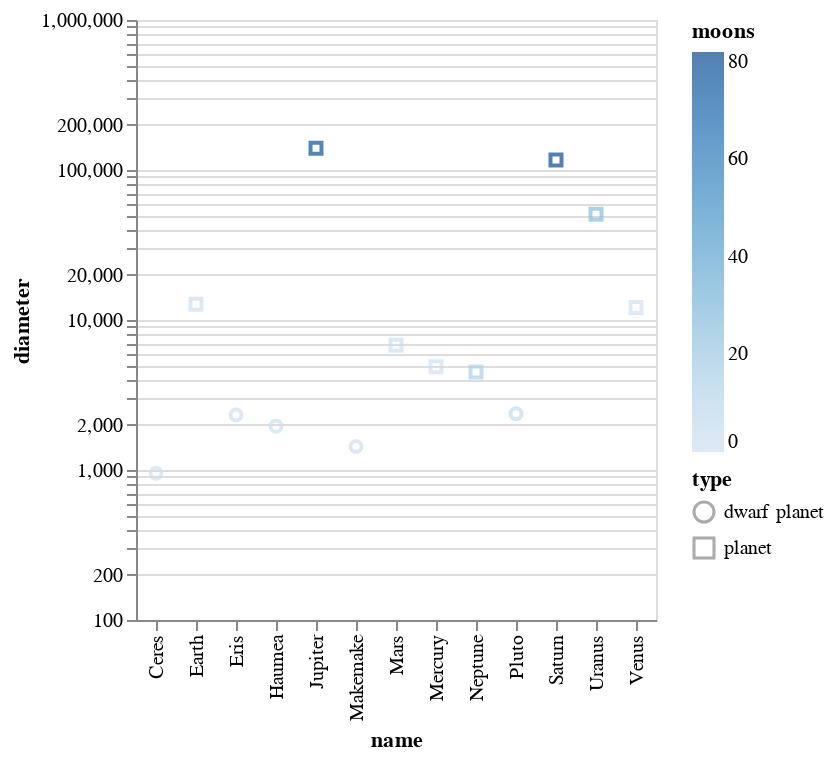

Here is the notebook cell this chart was saved with:
### Markdown cell above
## Encoding channels

### Code cell
alt.Chart(planets).mark_point().encode(
    alt.X(
        'name'
    ),
    alt.Y(
        'diameter', 
        scale=alt.Scale(type='log')
    ),
    alt.Color(
        'moons'
    ),
    alt.Shape(
        'type'
    )
)

### Figure 1 — Vega-Lite specification as saved in the notebook (floating-point values rounded to 4 significant figures)
{"config": {"view": {"continuousWidth": 400, "continuousHeight": 300}}, "data": {"name": "data-5b03ff44f3bf68bec8f5d2248afba5a6"}, "mark": "point", "encoding": {"color": {"type": "quantitative", "field": "moons"}, "shape": {"type": "nominal", "field": "type"}, "x": {"type": "nominal", "field": "name"}, "y": {"type": "quantitative", "field": "diameter", "scale": {"type": "log"}}}, "$schema": "https://vega.github.io/schema/vega-lite/v4.8.1.json", "datasets": {"data-5b03ff44f3bf68bec8f5d2248afba5a6": [{"name": "Mercury", "diameter": 4879, "distance": 57.91, "moons": 0, "type": "planet"}, {"name": "Venus", "diameter": 12104, "distance": 108.2, "moons": 0, "type": "planet"}, {"name": "Earth", "diameter": 12742, "distance": 149.6, "moons": 1, "type": "planet"}, {"name": "Mars", "diameter": 6779, "distance": 227.9, "moons": 2, "type": "planet"}, {"name": "Ceres", "diameter": 950, "distance": 414.3, "moons": 0, "type": "dwarf planet"}, {"name": "Jupiter", "diameter": 139822, "distance": 778.5, "moons": 79, "type": "planet"}, {"name": "Saturn", "diameter": 116464, "distance": 1434.0, "moons": 82, "type": "planet"}, {"name": "Uranus", "diameter": 50724, "distance": 2871.0, "moons": 27, "type": "planet"}, {"name": "Neptune", "diameter": 4495, "distance": 49240.0, "moons": 14, "type": "planet"}, {"name": "Pluto", "diameter": 2374, "distance": 5906.0, "moons": 5, "type": "dwarf planet"}, {"name": "Haumea", "diameter": 1960, "distance": 6460.0, "moons": 2, "type": "dwarf planet"}, {"name": "Makemake", "diameter": 1434, "distance": 6796.0, "moons": 1, "type": "dwarf planet"}, {"name": "Eris", "diameter": 2326, "distance": 10150.0, "moons": 1, "type": "dwarf planet"}]}}
